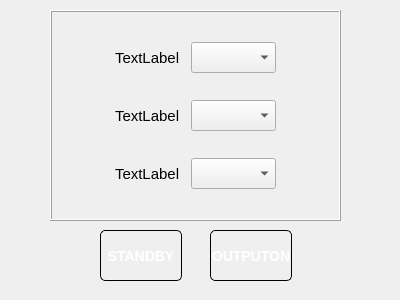
<?xml version="1.0" encoding="UTF-8"?>
<ui version="4.0">
 <class>VideoTrigerDialog</class>
 <widget class="QDialog" name="VideoTrigerDialog">
  <property name="geometry">
   <rect>
    <x>0</x>
    <y>0</y>
    <width>400</width>
    <height>300</height>
   </rect>
  </property>
  <property name="windowTitle">
   <string>Dialog</string>
  </property>
  <widget class="QFrame" name="frame">
   <property name="geometry">
    <rect>
     <x>50</x>
     <y>10</y>
     <width>291</width>
     <height>211</height>
    </rect>
   </property>
   <property name="frameShape">
    <enum>QFrame::Box</enum>
   </property>
   <property name="frameShadow">
    <enum>QFrame::Raised</enum>
   </property>
   <layout class="QGridLayout" name="gridLayout">
    <item row="0" column="0">
     <layout class="QHBoxLayout" name="horizontalLayout_10">
      <item>
       <widget class="QLabel" name="VideoTriger_Polarity_Label">
        <property name="minimumSize">
         <size>
          <width>70</width>
          <height>31</height>
         </size>
        </property>
        <property name="maximumSize">
         <size>
          <width>70</width>
          <height>31</height>
         </size>
        </property>
        <property name="font">
         <font>
          <pointsize>11</pointsize>
         </font>
        </property>
        <property name="text">
         <string>TextLabel</string>
        </property>
       </widget>
      </item>
      <item>
       <widget class="QComboBox" name="VideoTriger_Polarity_Cmb">
        <property name="minimumSize">
         <size>
          <width>85</width>
          <height>31</height>
         </size>
        </property>
        <property name="maximumSize">
         <size>
          <width>85</width>
          <height>31</height>
         </size>
        </property>
        <property name="font">
         <font>
          <pointsize>11</pointsize>
         </font>
        </property>
       </widget>
      </item>
     </layout>
    </item>
    <item row="1" column="0">
     <layout class="QHBoxLayout" name="horizontalLayout_9">
      <item>
       <widget class="QLabel" name="VideoTriger_BrightLevel_Label">
        <property name="minimumSize">
         <size>
          <width>70</width>
          <height>31</height>
         </size>
        </property>
        <property name="maximumSize">
         <size>
          <width>70</width>
          <height>31</height>
         </size>
        </property>
        <property name="font">
         <font>
          <pointsize>11</pointsize>
         </font>
        </property>
        <property name="text">
         <string>TextLabel</string>
        </property>
       </widget>
      </item>
      <item>
       <widget class="QComboBox" name="VideoTriger_BrightLevel_Cmb">
        <property name="minimumSize">
         <size>
          <width>85</width>
          <height>31</height>
         </size>
        </property>
        <property name="maximumSize">
         <size>
          <width>85</width>
          <height>31</height>
         </size>
        </property>
        <property name="font">
         <font>
          <pointsize>11</pointsize>
         </font>
        </property>
       </widget>
      </item>
     </layout>
    </item>
    <item row="2" column="0">
     <layout class="QHBoxLayout" name="horizontalLayout_11">
      <item>
       <widget class="QLabel" name="VideoTriger_Sync_Label">
        <property name="minimumSize">
         <size>
          <width>70</width>
          <height>31</height>
         </size>
        </property>
        <property name="maximumSize">
         <size>
          <width>70</width>
          <height>31</height>
         </size>
        </property>
        <property name="font">
         <font>
          <pointsize>11</pointsize>
         </font>
        </property>
        <property name="text">
         <string>TextLabel</string>
        </property>
       </widget>
      </item>
      <item>
       <widget class="QComboBox" name="VideoTriger_Sync_Cmb">
        <property name="minimumSize">
         <size>
          <width>85</width>
          <height>31</height>
         </size>
        </property>
        <property name="maximumSize">
         <size>
          <width>85</width>
          <height>31</height>
         </size>
        </property>
        <property name="font">
         <font>
          <pointsize>11</pointsize>
         </font>
        </property>
       </widget>
      </item>
     </layout>
    </item>
   </layout>
  </widget>
  <widget class="QPushButton" name="StandBy_pushBtn">
   <property name="geometry">
    <rect>
     <x>100</x>
     <y>230</y>
     <width>82</width>
     <height>51</height>
    </rect>
   </property>
   <property name="font">
    <font>
     <pointsize>-1</pointsize>
     <weight>75</weight>
     <italic>false</italic>
     <bold>true</bold>
    </font>
   </property>
   <property name="styleSheet">
    <string notr="true">QPushButton {
    border: 1px solid #000000;
    border-radius: 5px;
    background-color: qlineargradient(x1: 0, y1: 0, x2: 0, y2: 1,
                                   stop: 0 #dedede, stop: 0.5 #434343,
                                   stop: 0.51 #000000, stop: 1 #656a6d);
    color: #FFFFFF;
    font: bold 14px;
    min-width: 80px;
}

QPushButton:pressed {
    background-color: qlineargradient(x1: 0, y1: 0, x2: 0, y2: 1,
                                   stop: 0 #cfcccc, stop: 0.5 #333232,
                                   stop: 0.51 #000000, stop: 1 #585c5f);
    color: #00CC00;
}
QPushButton:flat {
    border: none;
}</string>
   </property>
   <property name="text">
    <string>STANDBY</string>
   </property>
  </widget>
  <widget class="QPushButton" name="OutputOn_pushBtn">
   <property name="geometry">
    <rect>
     <x>210</x>
     <y>230</y>
     <width>82</width>
     <height>51</height>
    </rect>
   </property>
   <property name="font">
    <font>
     <pointsize>-1</pointsize>
     <weight>75</weight>
     <italic>false</italic>
     <bold>true</bold>
    </font>
   </property>
   <property name="styleSheet">
    <string notr="true">QPushButton {
    border: 1px solid #000000;
    border-radius: 5px;
    background-color: qlineargradient(x1: 0, y1: 0, x2: 0, y2: 1,
                                   stop: 0 #dedede, stop: 0.5 #434343,
                                   stop: 0.51 #000000, stop: 1 #656a6d);
    color: #FFFFFF;
    font: bold 14px;
    min-width: 80px;
}

QPushButton:pressed {
    background-color: qlineargradient(x1: 0, y1: 0, x2: 0, y2: 1,
                                   stop: 0 #cfcccc, stop: 0.5 #333232,
                                   stop: 0.51 #000000, stop: 1 #585c5f);
    color: #00CC00;
}
QPushButton:flat {
    border: none;
}</string>
   </property>
   <property name="text">
    <string>OUTPUTON</string>
   </property>
  </widget>
 </widget>
 <resources/>
 <connections/>
</ui>
